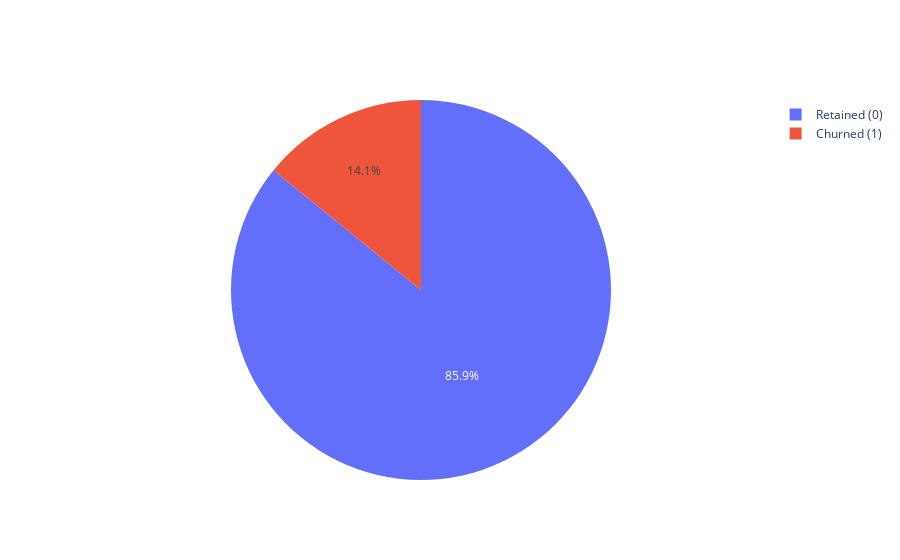

Notebook source saved alongside this figure:
### Code cell
# Plot pie Chart to get the information about the percentage of Telecom Customers churning using Plotly histogram

import plotly.graph_objects as go
fig = go.Figure(data=[go.Pie(labels=['Retained (0)', 'Churned (1)'], values = df['class'].value_counts())])
fig.show()

### Figure 1 — Plotly figure (JSON) as saved in the notebook; plotly's stock layout.template omitted (floating-point values rounded to 4 significant figures)
{"data": [{"labels": ["Retained (0)", "Churned (1)"], "type": "pie", "values": [4293, 707]}], "layout": {}}
